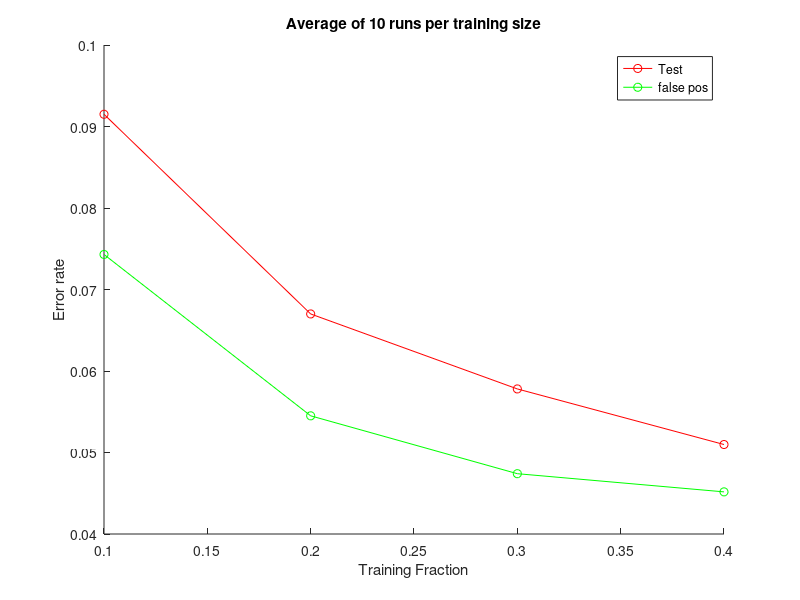

This figure's MATLAB source:
RUNS_PER_FRAC=10;
TRAIN_FRACS = [0.1000, 0.2000, 0.3000, 0.4000];
meanTestErrorMat = [0.0915, 0.0670, 0.0578, 0.05098];
meanTestFalsePosMat = [0.0743, 0.0545, 0.0474, 0.04517];

h = figure; 
hold on;
%plot(TRAIN_FRACS,meanTrainErrorMat, 'b-o');
plot(TRAIN_FRACS,meanTestErrorMat, 'r-o');
plot(TRAIN_FRACS,meanTestFalsePosMat, 'g-o');
xlabel('Training Fraction');
ylabel('Error rate');
legend('Test', 'false pos');
txt = sprintf('Average of %d runs per training size', RUNS_PER_FRAC);
title(txt)
fname = sprintf('results_%s.fig', datestr(now, 'dd.mm.yy_HH.MM.SS'));
saveas(h, fname);
